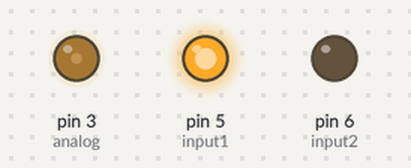
Recording of a sketch running on a simulated Arduino Uno, built with avr-gcc and run on an emulated ATmega328P. Parts: output pins drawn as LEDs (lit = HIGH).

Above: at 0.05 s.
At 0.15 s:
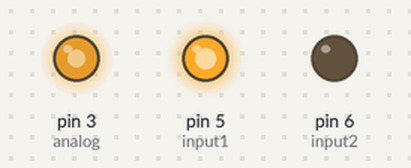
At 0.3 s:
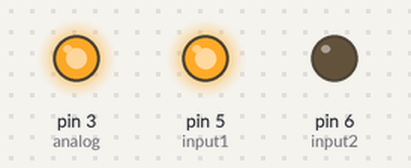
At 0.6 s:
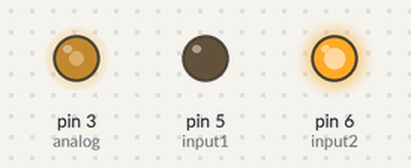
At 0.8 s:
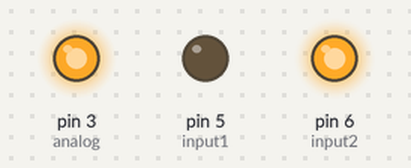
At 1.0 s:
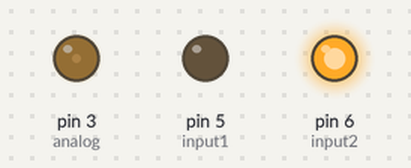
Timing chart, 0 to 3.0 s (numbered marks = the images above):
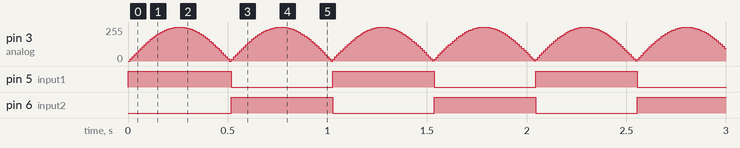

The sketch:

sinwaveDC.ino
```cpp
// C++ code
//
const int input1=5;
const int input2=6;
const int analog=3;
int f=1;
float t=0;
float A=0;
void setup()
{
  pinMode(input1, OUTPUT);
  pinMode(input2, OUTPUT);
}

void loop()
{
  A=255*sin(2*3.14*f*t);
  if (A>=0)
  {
    analogWrite(analog,A);
    digitalWrite(input1,HIGH);
    digitalWrite(input2,LOW);
  }
  else
  {
    analogWrite(analog,-A);
    digitalWrite(input1,LOW);
    digitalWrite(input2,HIGH);
  }
  t=t+0.01;
  delay(10);
}
```

Measured:
- by itself, pin 5 (input1), pin 6 (input2): alternates HIGH for 0.51 s and LOW for 0.51 s
